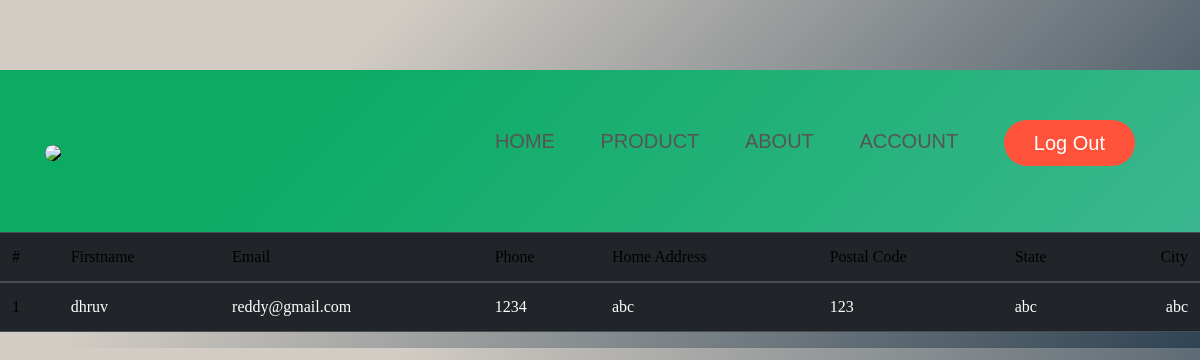
/account.php (signed in), run on the app's committed database.
### tables this page shows
CREATE TABLE `customer` (
  `customer_ID` int(11) NOT NULL,
  `customer_name` varchar(100) NOT NULL,
  `customer_email` varchar(100) NOT NULL,
  `customer_password` varchar(150) NOT NULL,
  `customer_phone` int(10) NOT NULL
);

CREATE TABLE `customer_address` (
  `home_address` varchar(150) DEFAULT NULL,
  `postal_code` int(11) DEFAULT NULL,
  `state` varchar(20) DEFAULT NULL,
  `city` varchar(20) DEFAULT NULL,
  `customer_ID` int(11) NOT NULL
);

### account.php (the view, shortened to what this page needs)
<?php
  include("admin/connection.php");
  $login_real=$_SESSION['is_logged'];
  $sql="select customer_ID from `customer` where customer_email='$login_real'";
  $result=mysqli_query($conn,$sql);
  $row=mysqli_fetch_assoc($result);
  $customer_ID_real=$row['customer_ID'];
    $q="select * from `customer` where customer_email='$login_real'";
    $q2="select * from `customer_address` where customer_ID='$customer_ID_real'";
    $res=mysqli_query($conn,$q);
    $res2=mysqli_query($conn,$q2);
    $row1=mysqli_fetch_assoc($res);
    $row2=mysqli_fetch_assoc($res2);
    $fetch_customer_name=$row1['customer_name'];
    $fetch_customer_email=$row1['customer_email'];
    $fetch_customer_phone=$row1['customer_phone'];
    $fetch_home_address=$row2['home_address'];
    $fetch_home_postal=$row2['postal_code'];
    $fetch_home_state=$row2['state'];
    $fetch_home_city=$row2['city'];
 ?>
<!DOCTYPE html>
<html lang="en" dir="ltr">
  <head>
<link href="https://cdn.jsdelivr.net/npm/bootstrap@5.2.1/dist/css/bootstrap.min.css" rel="stylesheet">
<link rel="stylesheet" href="https://cdn.jsdelivr.net/npm/bootstrap@4.3.1/dist/css/bootstrap.min.css"
>
    <link rel="stylesheet"
        href="https://cdn.jsdelivr.net/npm/@fortawesome/fontawesome-free@5.15.4/css/fontawesome.min.css">
    <link rel="stylesheet"
        href="https://cdn.jsdelivr.net/npm/@fortawesome/fontawesome-free@5.15.4/css/fontawesome.min.css"
>
    <link rel="stylesheet" href="https://cdnjs.cloudflare.com/ajax/libs/font-awesome/4.7.0/css/font-awesome.min.css">
    <link rel="stylesheet" href="style.css">
  </head>
  <body>
    <div class="header">
        <div class="container">
            <div class="navbar">
                <div class="logo">
                    <a href="index.php"><img class="x" src="images/logo.png" width="75px"></a>
                </div>
                <nav>
                    <ul id="MenuItems">
                        <li><a href="index.php">HOME</a></li>
                        <li><a href="products.php">PRODUCT</a></li>
                        <li><a href="about.php">ABOUT</a></li>
                        <li><a href="account.php">ACCOUNT</a></li>
                        <li><form method="post"><button class="btn btn-dark btn-lg btn-block" type="submit" name="logout">Log Out</button></form></li>
                    </ul>
                </nav>
            </div>
          </div>
        </div>
<table class="table table-dark">
  <thead>
    <tr>
      <th scope="col">#</th>
      <th scope="col">Firstname</th>
      <th scope="col">Email</th>
      <th scope="col">Phone</th>
      <th scope="col">Home Address</th>
      <th scope="col">Postal Code</th>
      <th scope="col">State</th>
      <th scope="col">City</th>
    </tr>
  </thead>
  <tbody>
    <tr>
      <th scope="row">1</th>
      <td><?php echo $fetch_customer_name; ?></td>
      <td><?php echo $fetch_customer_email; ?></td>
      <td><?php echo $fetch_customer_phone; ?></td>
      <td><?php echo $fetch_home_address; ?></td>
      <td><?php echo $fetch_home_postal; ?></td>
      <td><?php echo $fetch_home_state; ?></td>
      <td><?php echo $fetch_home_city; ?></td>
    </tr>
  </tbody>
</table>
  </body>
</html>

### style.css (style rules this page uses)
* { margin: 0; padding: 0; box-sizing: border-box; }
body { font-family: Georgia, 'Times New Roman', Times, serif; background-color: #2f4353; background-image: linear-gradient(315deg, #2f4353 0%, #d2ccc4 74%); }
.header { background-color: #3bb78f; background-image: linear-gradient(315deg, #3bb78f 0%, #0bab64 74%); margin-top: 70px; }
.navbar { display: flex; align-items: center; font-size: 20px; font-weight: 100; padding: 20px; }
nav { flex: 1; text-align: right; }
nav ul { display:inline-block; list-style-type: none;; }
nav ul li { display: inline-block; margin: 20px; }
nav ul li a { transform: 0.5s; }
a { text-decoration: none; color:#555 }
.container { max-width: 1300px; margin:auto; padding-left:25px ; padding-right:25px ; }
.btn { display:inline-flex; background: #ff523b; color:#fff; padding: 8px 30px; margin:30px 0; border-radius:30px; transition: 0.5s; }
ul { list-style-type: none; }
.x { border-radius: 10px; background-color: #000; transition: 0.5s; }
th { padding: 30px; text-align:left; color: #000; background-color: #70DB93; font-weight: normal; }
td { margin-top: 20px; padding: 20px 5px; }
td:last-child { text-align: right; }
th:last-child { text-align: right; }
form .btn { justify-content: center; width: 100%; border: none; cursor: pointer; margin: 10px 0; }
#MenuItems { font-family: Arial, Helvetica, sans-serif; }

### data on the page
customer: customer_name "dhruv", customer_email "reddy@gmail.com", customer_phone "1234"
customer_address: home_address "abc", postal_code "123", state "abc", city "abc"
